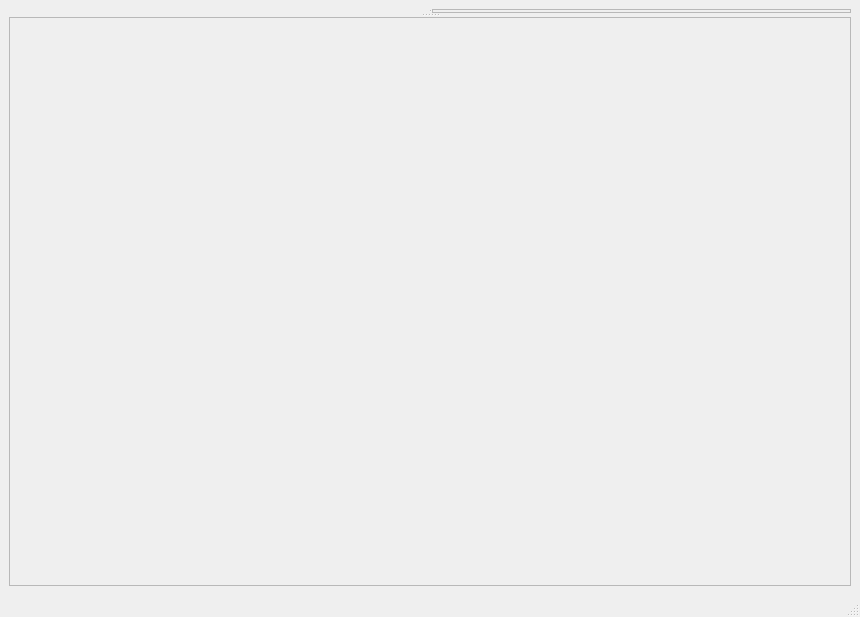
<?xml version="1.0" encoding="UTF-8"?>
<ui version="4.0">
 <class>MainWindow</class>
 <widget class="QMainWindow" name="MainWindow">
  <property name="geometry">
   <rect>
    <x>0</x>
    <y>0</y>
    <width>860</width>
    <height>617</height>
   </rect>
  </property>
  <property name="minimumSize">
   <size>
    <width>300</width>
    <height>0</height>
   </size>
  </property>
  <property name="windowTitle">
   <string>MainWindow</string>
  </property>
  <widget class="QWidget" name="centralwidget">
   <property name="minimumSize">
    <size>
     <width>0</width>
     <height>0</height>
    </size>
   </property>
   <layout class="QVBoxLayout" name="verticalLayout">
    <item>
     <widget class="QSplitter" name="splitter_2">
      <property name="orientation">
       <enum>Qt::Vertical</enum>
      </property>
      <widget class="QSplitter" name="splitter">
       <property name="orientation">
        <enum>Qt::Horizontal</enum>
       </property>
       <widget class="QWidget" name="widget" native="true"/>
       <widget class="QFrame" name="rightFrame">
        <property name="frameShape">
         <enum>QFrame::StyledPanel</enum>
        </property>
        <property name="frameShadow">
         <enum>QFrame::Raised</enum>
        </property>
       </widget>
      </widget>
      <widget class="QFrame" name="bottomFrame">
       <property name="frameShape">
        <enum>QFrame::StyledPanel</enum>
       </property>
       <property name="frameShadow">
        <enum>QFrame::Raised</enum>
       </property>
      </widget>
     </widget>
    </item>
   </layout>
  </widget>
  <widget class="QStatusBar" name="statusbar"/>
 </widget>
 <resources>
  <include location="../icons/icons.qrc"/>
 </resources>
 <connections/>
 <slots>
  <slot>sample_import_button_clicked()</slot>
  <slot>time_spectra_import_button_clicked()</slot>
  <slot>open_beam_import_button_clicked()</slot>
  <slot>sample_list_selection_changed()</slot>
  <slot>open_beam_list_selection_changed()</slot>
  <slot>sample_list_right_click()</slot>
  <slot>time_spectra_selection_changed()</slot>
  <slot>load_data_tab_changed()</slot>
  <slot>time_spectra_preview_button_clicked()</slot>
  <slot>normalized_import_button_clicked()</slot>
  <slot>normalized_list_selection_changed()</slot>
  <slot>update_delta_lambda()</slot>
  <slot>crystal_structure_index_changed()</slot>
  <slot>crystal_structure_2_index_changed()</slot>
  <slot>list_of_element_index_changed()</slot>
  <slot>list_of_element_2_index_changed()</slot>
  <slot>lattice_text_changed()</slot>
  <slot>lattice_2_text_changed()</slot>
  <slot>material_display_clicked()</slot>
  <slot>material_display_2_clicked()</slot>
  <slot>normalization_add_roi_button_clicked()</slot>
  <slot>normalization_remove_roi_button_clicked()</slot>
  <slot>normalization_use_coefficient_checked()</slot>
  <slot>normalization_button_clicked()</slot>
  <slot>normalization_coefficient_value_changed()</slot>
  <slot>tab_widget_changed()</slot>
  <slot>normalization_tableWidget_cell_changed()</slot>
  <slot>beam_rate_changed()</slot>
  <slot>distance_source_detector_changed()</slot>
  <slot>detector_offset_changed()</slot>
  <slot>distance_source_detector_2_changed()</slot>
  <slot>detector_offset_2_changed()</slot>
  <slot>beam_rate_2_changed()</slot>
  <slot>list_of_elements_current_text_changed()</slot>
  <slot>add_element_clicked()</slot>
  <slot>reset_lattice_button_clicked()</slot>
  <slot>reset_crystal_structure_button_clicked()</slot>
  <slot>reset_lattice_button_2_clicked()</slot>
  <slot>reset_crystal_structure_button_2_clicked()</slot>
  <slot>normalized_time_spectra_import_button_clicked()</slot>
  <slot>normalized_time_spectra_preview_button_clicked()</slot>
  <slot>test_me_clicked()</slot>
  <slot>menu_view_load_data_clicked()</slot>
  <slot>menu_view_normalization_clicked()</slot>
  <slot>menu_view_normalized_clicked()</slot>
  <slot>menu_view_binning_clicked()</slot>
  <slot>menu_view_fitting_clicked()</slot>
  <slot>menu_view_strain_mapping_clicked()</slot>
  <slot>roi_selection_widgets_modified()</slot>
 </slots>
</ui>
